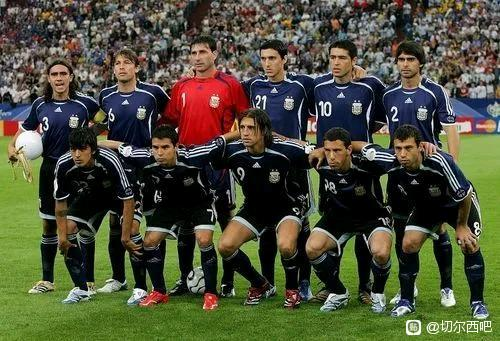
#> input picture Machine Learning/lib/opencv/shuiyin.jpg, 500 x 341 px
$ python xf_img.py
#> lines starting #> are read from the running program, lines starting #| are printed output that depends on the picture; after the words box and inside, x2 and y2 are one past the last pixel; in counts of white or black regions, pixels touching at a corner belong together
import cv2
import numpy as np

img_path = "./shuiyin.jpg"

img = cv2.imread(img_path)
#> img is the input picture: shape (341, 500, 3); mean B, G, R 57.1, 78.6, 77.4
h, w, d = img.shape[0:3]
#> h = 341; w = 500; d = 3

thresh = cv2.inRange(img, np.array([240, 240, 240]), np.array([255, 255, 255]))
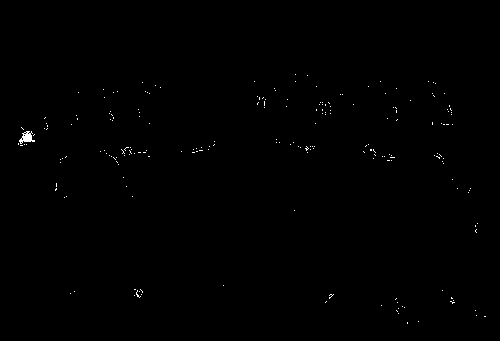
#> thresh: shape (341, 500); 0.27% white in thin lines or dots, all inside (x1, y1, x2, y2) = (18, 74, 486, 324)

kernel = np.ones((3, 3), np.uint8)


hi_mask = cv2.dilate(thresh, kernel, iterations=1)
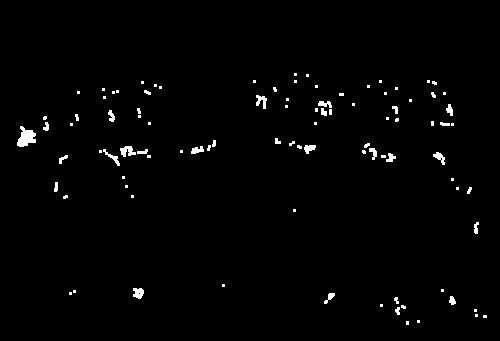
#> hi_mask: shape (341, 500); 1.4% white; 96 white regions (64 under 20 px), largest, box (x1, y1, x2, y2) and area: (17, 126, 36, 147) 247, (120, 146, 136, 157) 109, (133, 288, 144, 299) 92
specular = cv2.inpaint(img, hi_mask, 5, flags=cv2.INPAINT_TELEA)

cv2.namedWindow("Image", 0)
cv2.resizeWindow("Image", int(w / 2), int(h / 2))
cv2.imshow("Image", img)

cv2.namedWindow("newImage", 0)
cv2.resizeWindow("newImage", int(w / 2), int(h / 2))
cv2.imshow("newImage", specular)
cv2.waitKey(0)
cv2.destroyAllWindows()
